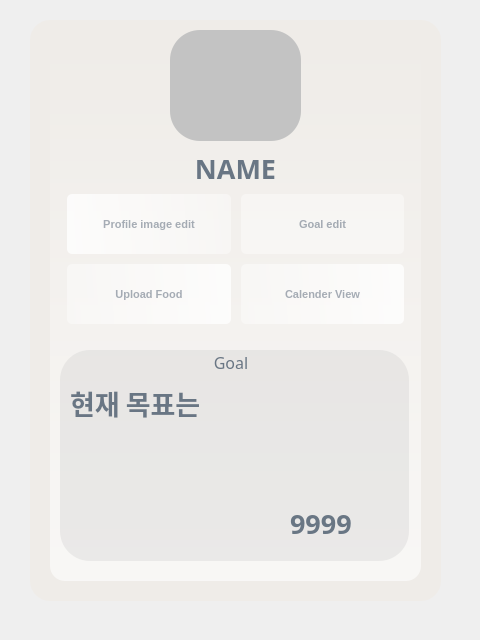
<?xml version="1.0" encoding="UTF-8"?>
<ui version="4.0">
 <class>Form</class>
 <widget class="QWidget" name="Form">
  <property name="geometry">
   <rect>
    <x>0</x>
    <y>0</y>
    <width>480</width>
    <height>640</height>
   </rect>
  </property>
  <property name="sizePolicy">
   <sizepolicy hsizetype="Fixed" vsizetype="Fixed">
    <horstretch>0</horstretch>
    <verstretch>0</verstretch>
   </sizepolicy>
  </property>
  <property name="windowTitle">
   <string>Form</string>
  </property>
  <widget class="QLabel" name="label">
   <property name="geometry">
    <rect>
     <x>30</x>
     <y>20</y>
     <width>411</width>
     <height>581</height>
    </rect>
   </property>
   <property name="styleSheet">
    <string notr="true">background-color: rgb(239, 236, 232);
border-image: url(:/images/main.jpg);
border-radius:20px;</string>
   </property>
   <property name="text">
    <string/>
   </property>
  </widget>
  <widget class="QLabel" name="label_2">
   <property name="geometry">
    <rect>
     <x>50</x>
     <y>40</y>
     <width>371</width>
     <height>541</height>
    </rect>
   </property>
   <property name="styleSheet">
    <string notr="true">background: qlineargradient(spread:pad, x1:0, y1:0, x2:0, y2:1, stop:0 rgba(255, 255, 255,0), stop:1 rgba(255, 255, 255, 150));
border-radius:15px;</string>
   </property>
   <property name="text">
    <string/>
   </property>
  </widget>
  <widget class="QLabel" name="profile_image_2">
   <property name="geometry">
    <rect>
     <x>170</x>
     <y>30</y>
     <width>131</width>
     <height>111</height>
    </rect>
   </property>
   <property name="styleSheet">
    <string notr="true">border-radius: 30%;
background-color: rgba(195, 195, 195, 255);</string>
   </property>
   <property name="text">
    <string/>
   </property>
  </widget>
  <widget class="QWidget" name="verticalLayoutWidget">
   <property name="geometry">
    <rect>
     <x>60</x>
     <y>150</y>
     <width>351</width>
     <height>181</height>
    </rect>
   </property>
   <layout class="QVBoxLayout" name="verticalLayout">
    <property name="spacing">
     <number>0</number>
    </property>
    <item>
     <widget class="QLabel" name="name">
      <property name="sizePolicy">
       <sizepolicy hsizetype="Preferred" vsizetype="Fixed">
        <horstretch>0</horstretch>
        <verstretch>0</verstretch>
       </sizepolicy>
      </property>
      <property name="font">
       <font>
        <family>Arial Black</family>
        <pointsize>20</pointsize>
        <weight>75</weight>
        <bold>true</bold>
       </font>
      </property>
      <property name="styleSheet">
       <string notr="true">color: rgb(105, 118, 132);</string>
      </property>
      <property name="text">
       <string>NAME</string>
      </property>
      <property name="alignment">
       <set>Qt::AlignCenter</set>
      </property>
     </widget>
    </item>
    <item>
     <layout class="QGridLayout" name="gridLayout">
      <property name="leftMargin">
       <number>7</number>
      </property>
      <property name="topMargin">
       <number>7</number>
      </property>
      <property name="rightMargin">
       <number>7</number>
      </property>
      <property name="bottomMargin">
       <number>7</number>
      </property>
      <property name="spacing">
       <number>10</number>
      </property>
      <item row="1" column="1">
       <widget class="QPushButton" name="calenderButton">
        <property name="sizePolicy">
         <sizepolicy hsizetype="Preferred" vsizetype="Expanding">
          <horstretch>0</horstretch>
          <verstretch>0</verstretch>
         </sizepolicy>
        </property>
        <property name="font">
         <font>
          <family>Microsoft JhengHei UI</family>
          <pointsize>8</pointsize>
          <weight>75</weight>
          <bold>true</bold>
         </font>
        </property>
        <property name="styleSheet">
         <string notr="true">QPushButton#calenderButton{
	background-color: qlineargradient(spread:pad, x1:0, y1:0.505682, x2:1, y2:0.477, stop:0 rgba(255, 255, 255, 100), stop: 1 rgba(255, 255, 255, 200));
    color: rgba(105, 118, 132, 150);
    border-radius: 5px;
}
QPushButton#calenderButton:hover{
    background-color: qlineargradient(spread:pad, x1:0, y1:0.505682, x2:1, y2:0.477, stop:0 rgba(255, 255, 255, 100), stop: 1 rgba(255, 255, 255, 226));
    color: rgba(131, 96, 53, 255); /* 호버 상태일 때의 글꼴 색상 변경 */
}
QPushButton#calenderButton:pressed{
    padding-left: 5px;
    padding-top: 5px;
    background-color: rgb(255, 255, 255);
}</string>
        </property>
        <property name="text">
         <string>Calender View</string>
        </property>
       </widget>
      </item>
      <item row="0" column="1">
       <widget class="QPushButton" name="goalEditButton">
        <property name="sizePolicy">
         <sizepolicy hsizetype="Preferred" vsizetype="Expanding">
          <horstretch>0</horstretch>
          <verstretch>0</verstretch>
         </sizepolicy>
        </property>
        <property name="font">
         <font>
          <family>Microsoft JhengHei UI</family>
          <pointsize>8</pointsize>
          <weight>75</weight>
          <bold>true</bold>
         </font>
        </property>
        <property name="styleSheet">
         <string notr="true">QPushButton#goalEditButton{
	background-color: qlineargradient(spread:pad, x1:0, y1:0.505682, x2:1, y2:0.477, stop:0 rgba(255, 255, 255, 100), stop: 1 rgba(255, 255, 255, 100));
    color: rgba(105, 118, 132, 150);
    border-radius: 5px;
}
QPushButton#goalEditButton:hover{
    background-color: qlineargradient(spread:pad, x1:0, y1:0.505682, x2:1, y2:0.477, stop:0 rgba(255, 255, 255, 100), stop: 1 rgba(255, 255, 255, 226));
    color: rgba(131, 96, 53, 255); /* 호버 상태일 때의 글꼴 색상 변경 */
}
QPushButton#goalEditButton:pressed{
    padding-left: 5px;
    padding-top: 5px;
    background-color: rgb(255, 255, 255);
}</string>
        </property>
        <property name="text">
         <string>Goal edit</string>
        </property>
       </widget>
      </item>
      <item row="0" column="0">
       <widget class="QPushButton" name="profileEditButton">
        <property name="sizePolicy">
         <sizepolicy hsizetype="Preferred" vsizetype="Expanding">
          <horstretch>0</horstretch>
          <verstretch>0</verstretch>
         </sizepolicy>
        </property>
        <property name="font">
         <font>
          <family>Microsoft JhengHei UI</family>
          <pointsize>8</pointsize>
          <weight>75</weight>
          <bold>true</bold>
         </font>
        </property>
        <property name="styleSheet">
         <string notr="true">QPushButton#profileEditButton{
	background-color: qlineargradient(spread:pad, x1:0, y1:0.505682, x2:1, y2:0.477, stop:0 rgba(255, 255, 255, 200), stop: 1 rgba(255, 255, 255, 100));
    color: rgba(105, 118, 132, 150);
    border-radius: 5px;
}
QPushButton#profileEditButton:hover{
    background-color: qlineargradient(spread:pad, x1:0, y1:0.505682, x2:1, y2:0.477, stop:0 rgba(255, 255, 255, 100), stop: 1 rgba(255, 255, 255, 226));
    color: rgba(131, 96, 53, 255); /* 호버 상태일 때의 글꼴 색상 변경 */
}
QPushButton#profileEditButton:pressed{
    padding-left: 5px;
    padding-top: 5px;
    background-color: rgb(255, 255, 255);
}</string>
        </property>
        <property name="text">
         <string>Profile image edit</string>
        </property>
       </widget>
      </item>
      <item row="1" column="0">
       <widget class="QPushButton" name="uploadfoodButton">
        <property name="sizePolicy">
         <sizepolicy hsizetype="Preferred" vsizetype="Expanding">
          <horstretch>0</horstretch>
          <verstretch>0</verstretch>
         </sizepolicy>
        </property>
        <property name="font">
         <font>
          <family>Microsoft JhengHei UI</family>
          <pointsize>8</pointsize>
          <weight>75</weight>
          <bold>true</bold>
         </font>
        </property>
        <property name="styleSheet">
         <string notr="true">QPushButton#uploadfoodButton{
	background-color: qlineargradient(spread:pad, x1:0, y1:0.505682, x2:1, y2:0.477, stop:0 rgba(255, 255, 255, 100), stop: 1 rgba(255, 255, 255, 200));
    color: rgba(105, 118, 132, 150);
    border-radius: 5px;
}
QPushButton#uploadfoodButton:hover{
    background-color: qlineargradient(spread:pad, x1:0, y1:0.505682, x2:1, y2:0.477, stop:0 rgba(255, 255, 255, 100), stop: 1 rgba(255, 255, 255, 226));
    color: rgba(131, 96, 53, 255); /* 호버 상태일 때의 글꼴 색상 변경 */
}
QPushButton#uploadfoodButton:pressed{
    padding-left: 5px;
    padding-top: 5px;
    background-color: rgb(255, 255, 255);
}</string>
        </property>
        <property name="text">
         <string>Upload Food</string>
        </property>
       </widget>
      </item>
     </layout>
    </item>
   </layout>
  </widget>
  <widget class="QLabel" name="goal_content">
   <property name="geometry">
    <rect>
     <x>60</x>
     <y>350</y>
     <width>349</width>
     <height>211</height>
    </rect>
   </property>
   <property name="sizePolicy">
    <sizepolicy hsizetype="Preferred" vsizetype="Expanding">
     <horstretch>0</horstretch>
     <verstretch>0</verstretch>
    </sizepolicy>
   </property>
   <property name="styleSheet">
    <string notr="true">border-radius: 30%; /* 반지름을 크기의 50%로 설정하여 동그란 형태를 만듭니다. */
background-color: rgba(195, 195, 195, 70);</string>
   </property>
   <property name="text">
    <string/>
   </property>
  </widget>
  <widget class="QLabel" name="goal">
   <property name="geometry">
    <rect>
     <x>150</x>
     <y>350</y>
     <width>162</width>
     <height>24</height>
    </rect>
   </property>
   <property name="sizePolicy">
    <sizepolicy hsizetype="Minimum" vsizetype="Preferred">
     <horstretch>0</horstretch>
     <verstretch>0</verstretch>
    </sizepolicy>
   </property>
   <property name="font">
    <font>
     <family>Corbel</family>
     <pointsize>12</pointsize>
     <weight>50</weight>
     <bold>false</bold>
     <stylestrategy>PreferDefault</stylestrategy>
    </font>
   </property>
   <property name="styleSheet">
    <string notr="true">color: rgb(105, 118, 132);</string>
   </property>
   <property name="text">
    <string>Goal</string>
   </property>
   <property name="alignment">
    <set>Qt::AlignCenter</set>
   </property>
  </widget>
  <widget class="QLabel" name="profile_image">
   <property name="geometry">
    <rect>
     <x>180</x>
     <y>30</y>
     <width>111</width>
     <height>111</height>
    </rect>
   </property>
   <property name="styleSheet">
    <string notr="true">background-color: rgba(255, 255, 255, 0);</string>
   </property>
   <property name="text">
    <string/>
   </property>
  </widget>
  <widget class="QLabel" name="label_3">
   <property name="geometry">
    <rect>
     <x>70</x>
     <y>380</y>
     <width>171</width>
     <height>46</height>
    </rect>
   </property>
   <property name="sizePolicy">
    <sizepolicy hsizetype="Preferred" vsizetype="Fixed">
     <horstretch>0</horstretch>
     <verstretch>0</verstretch>
    </sizepolicy>
   </property>
   <property name="font">
    <font>
     <family>나눔스퀘어라운드OTF ExtraBold</family>
     <pointsize>20</pointsize>
     <weight>75</weight>
     <bold>true</bold>
    </font>
   </property>
   <property name="styleSheet">
    <string notr="true">color: rgb(105, 118, 132);</string>
   </property>
   <property name="text">
    <string>현재 목표는 </string>
   </property>
   <property name="alignment">
    <set>Qt::AlignLeading|Qt::AlignLeft|Qt::AlignVCenter</set>
   </property>
  </widget>
  <widget class="QLabel" name="current_goal">
   <property name="geometry">
    <rect>
     <x>290</x>
     <y>500</y>
     <width>101</width>
     <height>46</height>
    </rect>
   </property>
   <property name="sizePolicy">
    <sizepolicy hsizetype="Preferred" vsizetype="Fixed">
     <horstretch>0</horstretch>
     <verstretch>0</verstretch>
    </sizepolicy>
   </property>
   <property name="font">
    <font>
     <family>나눔스퀘어라운드OTF ExtraBold</family>
     <pointsize>20</pointsize>
     <weight>75</weight>
     <bold>true</bold>
    </font>
   </property>
   <property name="styleSheet">
    <string notr="true">border-radius: 30%;
color: rgb(105, 118, 132);
</string>
   </property>
   <property name="text">
    <string>9999</string>
   </property>
   <property name="alignment">
    <set>Qt::AlignLeading|Qt::AlignLeft|Qt::AlignVCenter</set>
   </property>
  </widget>
 </widget>
 <resources>
  <include location="res.qrc"/>
 </resources>
 <connections/>
</ui>
